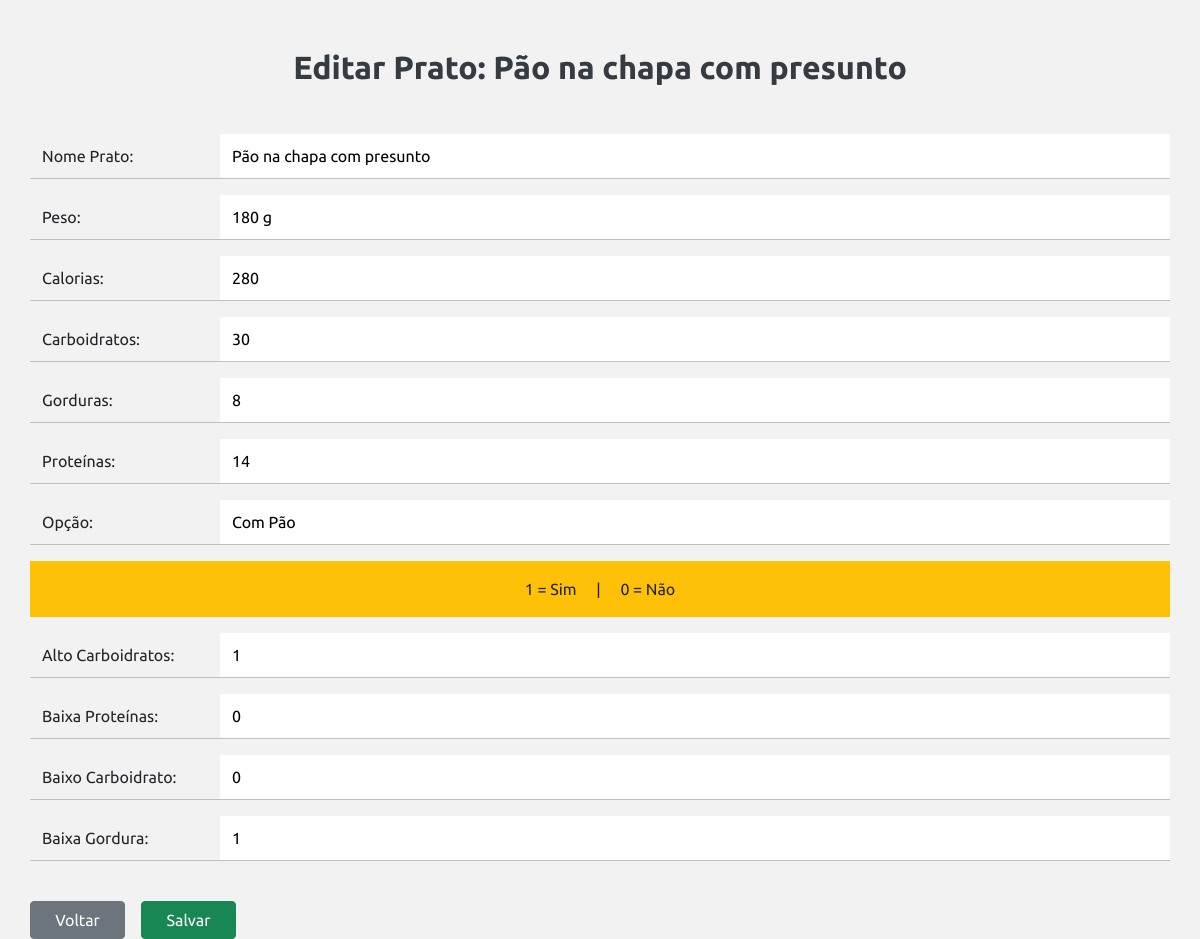
/templates/php-logic/admin-edit-pratos.php?id=6&tabela=pratos_cafe_da_manha (signed in), run on the app's committed database.
### tables this page shows
CREATE TABLE `pratos_cafe_da_manha` (
  `id` int(11) NOT NULL AUTO_INCREMENT,
  `nome` varchar(255) NOT NULL,
  `peso` varchar(20) NOT NULL,
  `calorias` int(11) NOT NULL,
  `carboidratos` int(11) NOT NULL,
  `gorduras` int(11) NOT NULL,
  `proteinas` int(11) NOT NULL,
  `opcao` varchar(55) NOT NULL,
  `tabela_origem` varchar(50) DEFAULT 'pratos_cafe_da_manha',
  `muito_carboidratos` tinyint(1) DEFAULT 0,
  `muita_proteina` tinyint(1) DEFAULT 0,
  `pouco_carboidrato` tinyint(1) DEFAULT 0,
  `pouca_gordura` tinyint(1) DEFAULT 0,
  PRIMARY KEY (`id`)
);

### templates/php-logic/admin-edit-pratos.php (the view, shortened to what this page needs)
<?php
include_once 'connection.php';
if(isset($_GET['id']) && isset($_GET['tabela'])){
    $id = $_GET['id'];
    $tabela = $_GET['tabela'];
    $sql = "SELECT * FROM $tabela WHERE id = $id";
    $result = mysqli_query($conn, $sql);
    if ($result) {
        if ($result && mysqli_num_rows($result) > 0) {
            $row = mysqli_fetch_assoc($result);
            ?>
            <!DOCTYPE html>
            <html lang="pt-br">
            <head>
                <link href="https://cdn.jsdelivr.net/npm/bootstrap@5.0.2/dist/css/bootstrap.min.css" rel="stylesheet">
                <link rel="stylesheet" href="../../static/styles/style.css">
                <link rel="stylesheet" href="../../static/styles/admin.css">
            </head>
            <body>
            <div class="container">
            <h2 class="text-center my-5">Editar Prato: <?php echo $row['nome'] ?></h2>
            <form method="post" id="admin-edit" action="admin-save-edit-pratos.php">
                <article style="overflow-x:auto;" class="row">
                <label class="col-2" style="line-height: 44px;" class="col-2" for="new_nome">Nome Prato:</label class="col-2">
                <input class="col-10" class="col-10" type="text" name="new_nome" value="<?php echo $row['nome'] ?>" required><br>
                <hr>
                <label class="col-2" style="line-height: 44px;" for="new_peso">Peso:</label class="col-2">
                <input class="col-10" type="text" name="new_peso" value="<?php echo $row['peso'] ?>" required><br>
                <hr>
                <label class="col-2" style="line-height: 44px;" for="new_calorias">Calorias:</label class="col-2">
                <input class="col-10" type="number" name="new_calorias" value="<?php echo $row['calorias'] ?>" required><br>
                <hr>
                <label class="col-2" style="line-height: 44px;" for="new_carboidratos">Carboidratos:</label class="col-2">
                <input class="col-10" type="number" name="new_carboidratos" value="<?php echo $row['carboidratos'] ?>" required><br>
                <hr>
                <label class="col-2" style="line-height: 44px;" for="new_gorduras">Gorduras:</label class="col-2">
                <input class="col-10" type="number" name="new_gorduras" value="<?php echo $row['gorduras'] ?>" required><br>
                <hr>
                <label class="col-2" style="line-height: 44px;" for="new_proteinas">Proteínas:</label class="col-2">
                <input class="col-10" type="number" name="new_proteinas" value="<?php echo $row['proteinas'] ?>" required><br>
                <hr>
                <?php
                $sql = "SHOW COLUMNS FROM $tabela LIKE 'opcao'";
                $result = mysqli_query($conn, $sql);
                if ($result && mysqli_num_rows($result) > 0) {
                ?>
                <label class="col-2" style="line-height: 44px;" for="new_opcao">Opção:</label class="col-2">
                <input class="col-10" type="text" name="new_opcao" value="<?php echo $row['opcao'] ?>" required><br>
                <hr>
                <?php
                };
                ?>
                <span class="p-3 bg-warning text-center mb-3">1 = Sim <span class="mx-3">|</span> 0 = Não</span>
                <label class="col-2" style="line-height: 44px;" for="new_muito_carboidratos">Alto Carboidratos:</label class="col-2">
                <input class="col-10" type="number" name="new_muito_carboidratos" value="<?php echo $row['muito_carboidratos'] ?>" required><br>
                <hr>
                <label class="col-2" style="line-height: 44px;" for="new_muita_proteina">Baixa Proteínas:</label class="col-2">
                <input class="col-10" type="number" name="new_muita_proteina" value="<?php echo $row['muita_proteina'] ?>" required><br>
                <hr>
                <label class="col-2" style="line-height: 44px;" for="new_pouco_carboidrato">Baixo Carboidrato:</label class="col-2">
                <input class="col-10" type="number" name="new_pouco_carboidrato" value="<?php echo $row['pouco_carboidrato'] ?>" required><br>
                <hr>
                <label class="col-2" style="line-height: 44px;" for="new_pouca_gordura">Baixa Gordura:</label class="col-2">
                <input class="col-10" type="number" name="new_pouca_gordura" value="<?php echo $row['pouca_gordura'] ?>" required><br>
                <hr>
                <a class="text-white mt-4 col-1 btn btn-secondary" href="../admin.php">Voltar</a>
                <button class="btn btn-success mt-4 mx-3 col-1"><input class="col-10" class="text-white" style="background: none; color:white !important;" type="submit" value="Salvar"></button>
            </form>
            </div>
            </body>
            </html>
            <?php
        }
    } else {
        $mensagem = "Erro(02) no envio de dados para a edição.";
        header("Location: ../admin.php?mensagem=" . urlencode($mensagem));
        exit();
    }
} else {
    $mensagem = "Erro(01) na solicitação de dados para a edição.";
    header("Location: ../admin.php?mensagem=" . urlencode($mensagem));
    exit();
}
?>

### static/styles/style.css (style rules this page uses)
* { box-sizing: border-box; margin: 0; padding: 0; border: 0; outline: 0; }
:root { --bg-color: #f2f2f2; --dark-bg-color: #21222b; --green: #01B35D; --orange: #F26B23; --danger: #dc3545; --grey-tit: #353b41; --grey-parag: #494f53; --light-color-menu: #FCEED3; --dark-color-menu: #B19A82; --regular: 400; --medium: 500; --bold: 700; }
* { scrollbar-width: auto; scrollbar-color: var(--green) var(--bg-color); }
html { scroll-behavior: smooth; margin: 0; padding: 0; overflow-x: hidden; }
body { font-family: "Ubuntu", sans-serif; background: var(--bg-color); font-weight: 400; font-size: 1rem; }
h6, h5, h4, h3, h2, h1, p { margin: 0; }
a { text-decoration: none !important; }
h6, h5, h4, h3, h2, h1 { font-weight: var(--bold); color: var(--grey-tit); }
input[type=number]:not(#idade) { -moz-appearance: textfield; }

### static/styles/admin.css (style rules this page uses)
html { overflow-x: scroll !important; }

### data on the page
pratos_cafe_da_manha: nome "Pão na chapa com presunto", new_nome "Pão na chapa com presunto", new_peso "180 g", new_calorias "280", new_carboidratos "30", new_gorduras "8", new_proteinas "14", new_opcao "Com Pão", new_muito_carboidratos "1", new_muita_proteina "0", new_pouco_carboidrato "0", new_pouca_gordura "1"
